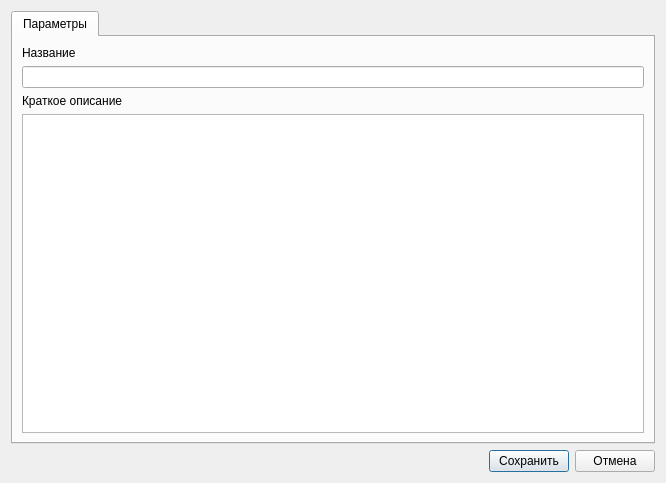
<?xml version="1.0" encoding="UTF-8"?>
<ui version="4.0">
 <class>TDialogAddItem</class>
 <widget class="QDialog" name="TDialogAddItem">
  <property name="geometry">
   <rect>
    <x>0</x>
    <y>0</y>
    <width>666</width>
    <height>483</height>
   </rect>
  </property>
  <property name="windowTitle">
   <string>Редактирование элемента</string>
  </property>
  <property name="windowIcon">
   <iconset>
    <normaloff>:/icons/images/test.png</normaloff>:/icons/images/test.png</iconset>
  </property>
  <layout class="QVBoxLayout" name="verticalLayout">
   <item>
    <widget class="QTabWidget" name="tabWidget">
     <property name="currentIndex">
      <number>0</number>
     </property>
     <widget class="QWidget" name="tab">
      <attribute name="title">
       <string>Параметры</string>
      </attribute>
      <layout class="QVBoxLayout" name="verticalLayout_3">
       <item>
        <widget class="QLabel" name="label_2">
         <property name="text">
          <string>Название</string>
         </property>
        </widget>
       </item>
       <item>
        <widget class="QLineEdit" name="leName"/>
       </item>
       <item>
        <widget class="QLabel" name="label">
         <property name="text">
          <string>Краткое описание</string>
         </property>
        </widget>
       </item>
       <item>
        <widget class="QPlainTextEdit" name="shortDescr"/>
       </item>
      </layout>
     </widget>
    </widget>
   </item>
   <item>
    <layout class="QHBoxLayout" name="horizontalLayout_2">
     <item>
      <spacer name="horizontalSpacer">
       <property name="orientation">
        <enum>Qt::Horizontal</enum>
       </property>
       <property name="sizeHint" stdset="0">
        <size>
         <width>40</width>
         <height>20</height>
        </size>
       </property>
      </spacer>
     </item>
     <item>
      <widget class="QPushButton" name="pbOk">
       <property name="toolTip">
        <string>Сохранить и выйти</string>
       </property>
       <property name="text">
        <string>Сохранить</string>
       </property>
       <property name="icon">
        <iconset>
         <normaloff>:/textedit/images/filesave.png</normaloff>:/textedit/images/filesave.png</iconset>
       </property>
      </widget>
     </item>
     <item>
      <widget class="QPushButton" name="pbCancel">
       <property name="toolTip">
        <string>Выход без сохранения</string>
       </property>
       <property name="text">
        <string>Отмена</string>
       </property>
       <property name="icon">
        <iconset>
         <normaloff>:/icons/images/new/gtk-no.png</normaloff>:/icons/images/new/gtk-no.png</iconset>
       </property>
      </widget>
     </item>
    </layout>
   </item>
  </layout>
 </widget>
 <resources/>
 <connections/>
</ui>
